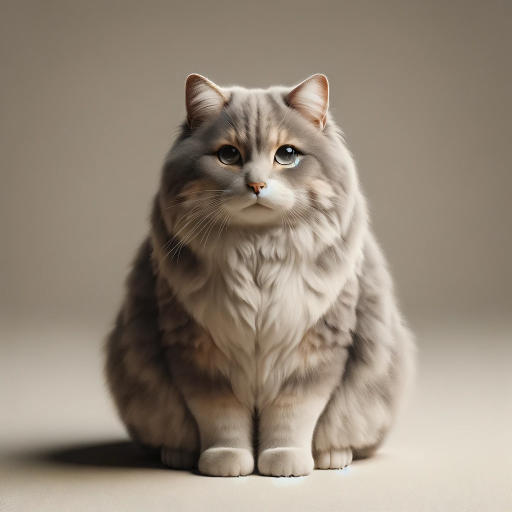
#> input picture Image_processing/cat.png, 1024 x 1024 px (shown at 1/2 size)
$ python image.py
#> lines starting #> are read from the running program, lines starting #| are printed output that depends on the picture; after the words box and inside, x2 and y2 are one past the last pixel; in counts of white or black regions, pixels touching at a corner belong together
import numpy as np
import matplotlib.pyplot as plt
from PIL import Image
from Modeling_of_various_factors_of_image_quality.main import unshielded_otf

grid_size = 1024
pupil_radius = 1.0
epsilons = np.arange(0.1, 0.9, 0.1)


def create_aperture(pupil_radius, epsilon, grid_size):
    x = np.linspace(-pupil_radius, pupil_radius, grid_size)
    y = np.linspace(-pupil_radius, pupil_radius, grid_size)
    X, Y = np.meshgrid(x, y)
    R = np.sqrt(X ** 2 + Y ** 2)

    aperture = np.zeros_like(R)
    aperture[R <= pupil_radius] = 1
    aperture[R <= epsilon * pupil_radius] = 0
    return aperture


def calculate_otf(aperture):
    fft_aperture = np.fft.fftshift(np.fft.fft2(aperture))
    otf = np.abs(fft_aperture) ** 2
    return otf / np.max(otf)


def calculate_psf(otf):
    psf = np.fft.ifftshift(np.fft.ifft2(np.fft.fftshift(otf)))
    psf_normalized = np.abs(psf) ** 2
    return psf_normalized / np.max(psf_normalized)


def simulate_image(image, psf):
    image_fft = np.fft.fft2(image)
    blurred_image_fft = image_fft * psf
    blurred_image = np.fft.ifft2(blurred_image_fft)
    return np.abs(blurred_image)


cat_image = Image.open('cat.png').convert('L')

cat_image = cat_image.resize((grid_size, grid_size))
cat_image_array = np.array(cat_image)[:, :]

simulated_images = {}
for epsilon in epsilons:
    aperture = create_aperture(pupil_radius, epsilon, grid_size)
    otf = calculate_otf(aperture)
    psf = calculate_psf(otf)
    simulated_image = simulate_image(cat_image_array, psf)
    simulated_images[epsilon] = simulated_image
#> this loop made 8 passes
#> pass 1, `simulated_image = simulate_image(cat_image_array, psf)`:
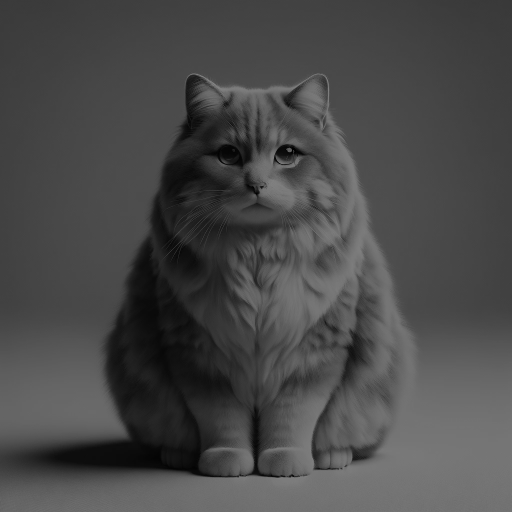
#> simulated_image: shape (1024, 1024) float64 (shown at 1/2 size); min 0.0209, max 140, mean 73.8
#> after the loop:
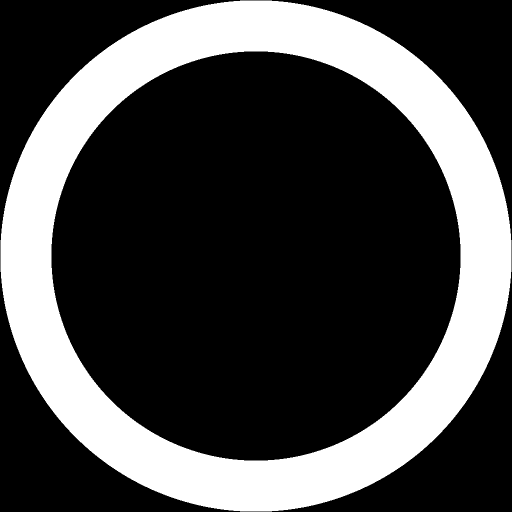
#> aperture: shape (1024, 1024) float64 (shown at 1/2 size); values 0 (black) and 1 (white), 28.2% white; 1 white region, box (x1, y1, x2, y2) and area: (1, 1, 1023, 1023) 295860
#> after the loop, simulated_images = 8 items

fig, axes = plt.subplots(3, len(epsilons), figsize=(20, 6))
for i, epsilon in enumerate(epsilons):
    aperture = create_aperture(pupil_radius, epsilon, grid_size)
    axes[0, i].imshow(aperture, cmap='gray')
    axes[0, i].set_title(f'Апертура ε={epsilon}')
    axes[0, i].axis('off')

    psf = calculate_psf(calculate_otf(aperture))
    axes[1, i].imshow(psf, cmap='hot')
    axes[1, i].set_title(f'ФРТ ε={epsilon}')
    axes[1, i].axis('off')

    simulated_image = simulated_images[epsilon]
    axes[2, i].imshow(simulated_image.astype(np.uint8))
    axes[2, i].set_title(f'Изображение ε={epsilon}')
    axes[2, i].axis('off')
#> this loop made 8 passes
#> pass 1, in calculate_psf (call 9), `psf_normalized = np.abs(psf) ** 2`:
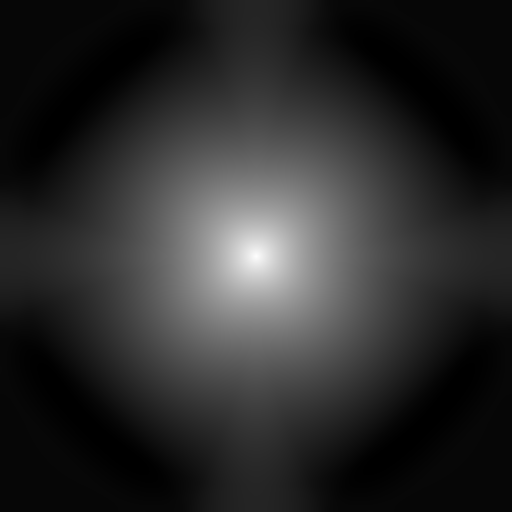
#> psf_normalized: shape (1024, 1024) float64 (shown at 1/2 size); min 7.91e-13, max 1.51e-12, mean 9.14e-13; drawn with min black and max white
#> pass 1, `psf = calculate_psf(calculate_otf(aperture))`:
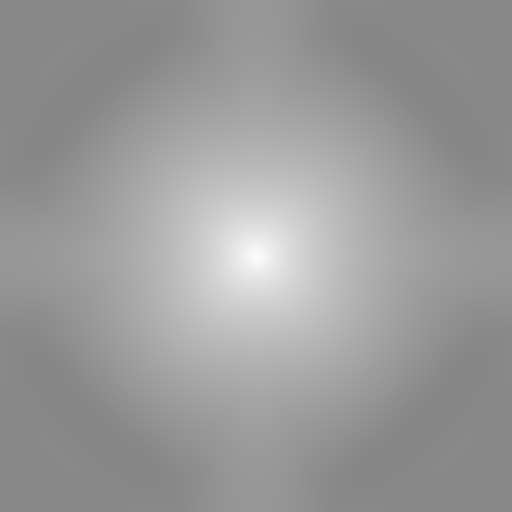
#> psf: shape (1024, 1024) float64 (shown at 1/2 size); min 0.524, max 1, mean 0.605
#> after the loop:
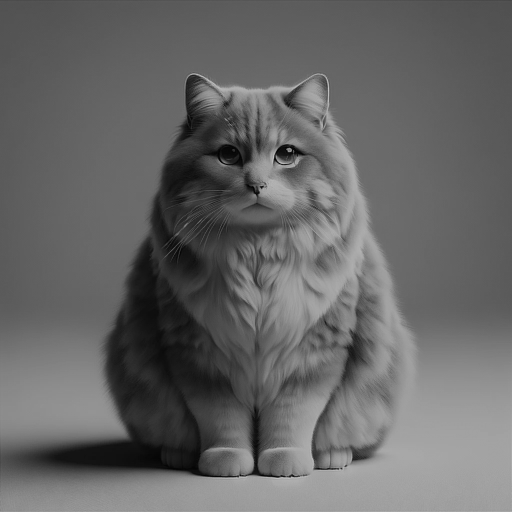
#> simulated_image: shape (1024, 1024) float64 (shown at 1/2 size); min 0.000868, max 29.58, mean 11.9; drawn with min black and max white

plt.tight_layout()
plt.show()
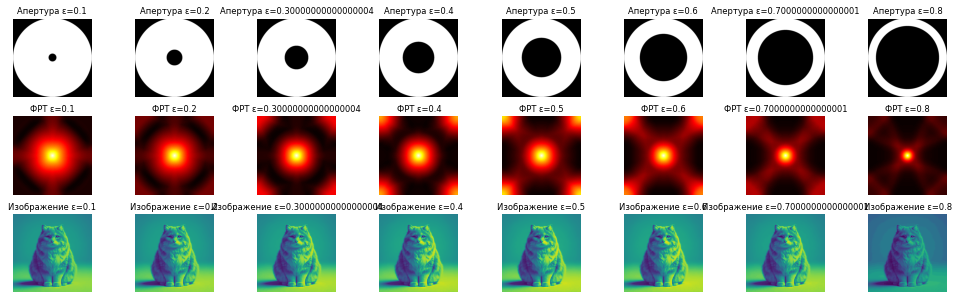
#> figure drawn by matplotlib, 24 panels


def simulate_optical_system_bw(image_array, psf):
    image_fft = np.fft.fftshift(np.fft.fft2(image_array))

    blurred_image_fft = image_fft * psf

    blurred_image = np.fft.ifft2(np.fft.ifftshift(blurred_image_fft))

    return np.real(blurred_image).clip(0, 255).astype(np.uint8)


cat_image_bw = cat_image.convert('L')
cat_image_bw_array = np.array(cat_image_bw)

simulated_images_bw = {}

for epsilon in epsilons:
    aperture = create_aperture(pupil_radius, epsilon, grid_size)
    otf = calculate_otf(aperture)
    psf = calculate_psf(otf)
    simulated_images_bw[epsilon] = simulate_optical_system_bw(cat_image_bw_array, psf)
#> this loop made 8 passes
#> pass 2, `aperture = create_aperture(pupil_radius, epsilon, grid_size)`:
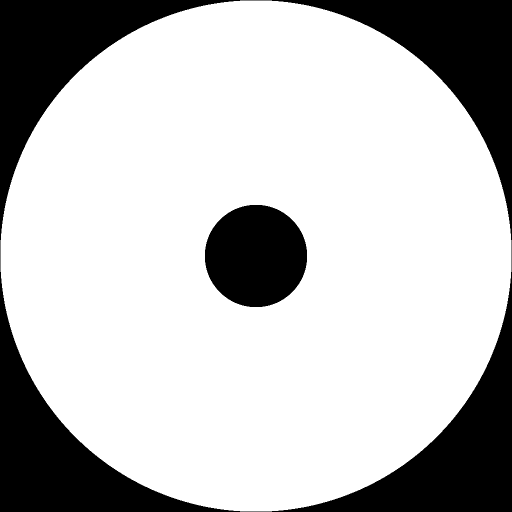
#> aperture: shape (1024, 1024) float64 (shown at 1/2 size); values 0 (black) and 1 (white), 75.2% white; 2 black regions, box (x1, y1, x2, y2) and area: (0, 0, 1024, 1024) 226672, (410, 410, 614, 614) 32888
#> after the loop, simulated_images_bw = 8 items

#> (the run stopped early here; a loop or call above may not have finished)
